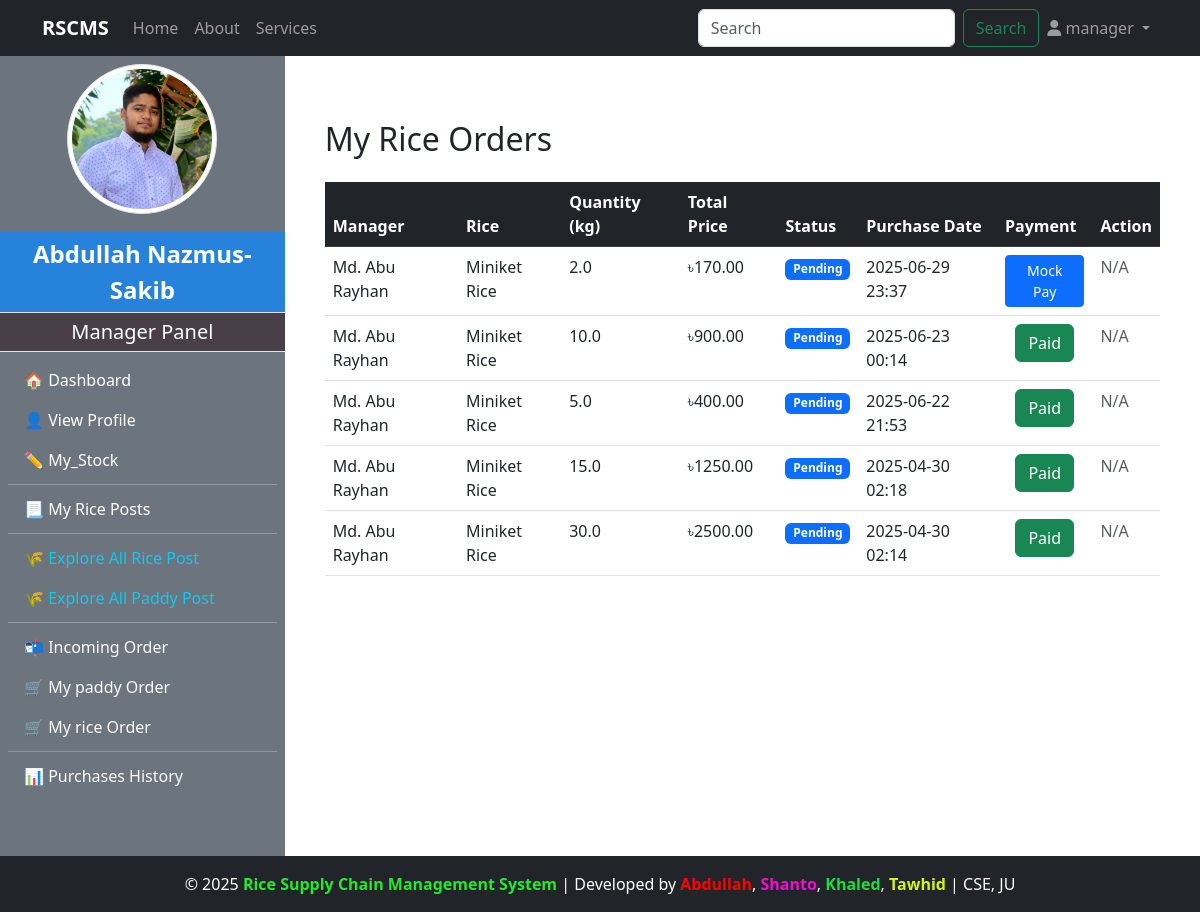
Page /manager/my_rice_orders/ (signed in) on the committed database.
### accounts/models.py (models this page shows, shortened)
class CustomUser(AbstractUser):
    ROLE_CHOICES = (
        ('admin', 'Admin'),
        ('manager', 'Manager'),
        ('customer', 'Customer'),
        ('dealer', 'Dealer'),
    )
    role = models.CharField(max_length=20, choices=ROLE_CHOICES, default='admin')

### manager/models.py (models this page shows, shortened)
class ManagerProfile(models.Model):
    user = models.OneToOneField(CustomUser,on_delete=models.CASCADE,limit_choices_to={'role':'manager'},related_name="managerprofile")
    full_name = models.CharField(max_length=100)
    phone_number = models.CharField(max_length=11)
    transaction_password = models.CharField(blank=True)
    address = models.TextField()
    mill_name = models.CharField(max_length=100)
    mill_location = models.TextField()
    profile_image = models.ImageField(upload_to="manager_profile/",blank=True,null=True)
    experience_year = models.PositiveIntegerField(blank=True, null=True)
    bio = models.TextField(blank=True)
    created_at = models.DateTimeField(auto_now_add=True)

class PurchaseRice(models.Model):
    STATUS_CHOICES = [
        ('Pending', 'Pending'),
        ('Accepted', 'Accepted'),
        ('Shipping', 'Shipping'),
        ('Delivered', 'Delivered'),
        ('Successful', 'Successful'),
        ('Cancelled', 'Cancelled'),
    ]
    manager = models.ForeignKey(CustomUser, on_delete=models.CASCADE)
    rice = models.ForeignKey(RicePost, on_delete=models.CASCADE, related_name="PurchaseRice")
    quantity_purchased = models.FloatField()
    total_price = models.DecimalField(max_digits=10, decimal_places=2)
    profit_or_loss = models.FloatField(null=True, blank=True)
    delivery_cost = models.DecimalField(max_digits=6, decimal_places=2, default=0)
    is_confirmed = models.BooleanField(default=False)
    payment = models.BooleanField(default=False)
    status = models.CharField(max_length=20, choices=STATUS_CHOICES, default='Pending')  # ✅ Add this line
    purchase_date = models.DateTimeField(auto_now_add=True)

class RicePost(models.Model):
    manager = models.ForeignKey(CustomUser,on_delete=models.CASCADE, limit_choices_to={'role':'manager'},related_name="managerPost")
    rice_name = models.CharField(max_length=200, blank=True, null=True)
    quality = models.CharField(max_length=100)
    quantity_kg = models.FloatField()
    price_per_kg = models.DecimalField(max_digits=6, decimal_places=2)
    description = models.TextField()
    is_sold = models.BooleanField(default=False)
    rice_image = models.ImageField(upload_to="rice_image/",blank=True,null=True)
    created_at = models.DateTimeField(auto_now_add=True)

### manager/views.py (the view)
# urls.py: path('my_rice_orders/', views.my_rice_order, name='my_rice_order'),
def my_rice_order(request):
    orders = PurchaseRice.objects.filter(manager=request.user).order_by("-purchase_date")
    return render(request,"manager/my_rice_order.html",{"orders":orders})

### admin_panel/context_processors.py (called while the page is built)
def admin_profile(request):
    if request.user.is_authenticated:
        try:
            admin = AdminProfile.objects.get(user=request.user)
            return {'admin': admin}
        except AdminProfile.DoesNotExist:
            return {}
    return {}

### customer/context_processors.py (called while the page is built)
def customer_profile(request):
    if request.user.is_authenticated:
        try:
            customer = CustomerProfile.objects.get(user=request.user)
            return {'customer': customer}
        except CustomerProfile.DoesNotExist:
            return {}
    return {}

### manager/context_processors.py (called while the page is built)
def manager_profile(request):
    if request.user.is_authenticated:
        try:
            manager = ManagerProfile.objects.get(user=request.user)
            return {'manager': manager}
        except ManagerProfile.DoesNotExist:
            return {}
    return {}

### manager/templates/manager/my_rice_order.html
{% extends "base.html" %}
{% load widget_tweaks %}
{% block content %}
<div class="container mt-5">
    <h2 class="mb-4">My Rice Orders</h2>
    {% if orders %}
        <table class="table table-hover">
            <thead class="table-dark">
                <tr>
                    <th>Manager</th>
                    <th>Rice</th>
                    <th>Quantity (kg)</th>
                    <th>Total Price</th>
                    <th>Status</th>
                    <th>Purchase Date</th>
                    <th>Payment</th>
                    <th>Action</th>
                </tr>
            </thead>
            <tbody>
                {% for order in orders %}
                {% if order.status != "Successful" %}
                    <tr>
                        <td>{{ order.rice.manager.managerprofile.full_name }}</td>
                        <td>{{ order.rice.rice_name }}</td>
                        <td>{{ order.quantity_purchased }}</td>
                        <td>৳{{ order.total_price }}</td>
                        <td>
                            {% if order.status == 'Cancel' %}
                            <span class="badge bg-danger">{{ order.status }}</span>
                            {% else %}
                            <span class="badge bg-primary">{{ order.status }}</span>
                            {% endif %}
                        </td>
                        <td>{{ order.purchase_date|date:"Y-m-d H:i" }}</td>
                         <td class="text-center">
                            {% if order.payment %}
                                <span class="btn btn-success">Paid</span>
                            {% else %}
                                <a href="{% url 'mock_rice_payment' order.id %}" class="btn btn-sm btn-primary">Mock Pay</a>
                            {% endif %}
                        </td>
                        <td>
                            {% if order.status == "Delivered" %}
                                {% if order.payment %}
                                <form method="post" action="{% url 'confirm_rice_delivery_done_by_other_manager' order.id %}">
                                    {% csrf_token %}
                                    <button class="btn btn-sm btn-primary">Confirm Delivery</button>
                                </form>
                                {% else %}
                                <a href="{% url 'mock_rice_payment' order.id %}" class="btn btn-sm btn-warning">Make Payment</a>
                                {% endif %}
                            {% elif order.status == "Successful" %}
                                <span class="badge bg-success">Received</span>
                            {% elif order.status == "Cancel" %}
                            {% if order.payment %}
                            <button class="btn btn-secondary">Refunding</button>
                            {% else %}
                            <span class="text-muted">N/A</span>
                            {% endif %}
                            {% else %}
                                <span class="text-muted">N/A</span>
                            {% endif %}
                        </td>
                    </tr>
                     {% endif %}
                {% endfor %}
            </tbody>
        </table>
    {% else %}
        <div class="alert alert-info">You haven't ordered any rice yet.</div>
    {% endif %}
</div>
{% endblock %}

### templates/navbar.html (shortened to what this page needs)
<nav class="navbar navbar-expand-lg navbar-dark bg-dark">
    <div class="container">
        <a class="navbar-brand fw-bold" href="http://127.0.0.1:8000/">RSCMS</a>
        <div class="collapse navbar-collapse" id="navbarNav">
            <ul class="navbar-nav me-auto">
                <li class="nav-item">
                    {% if request.user.is_authenticated %}
                    {% if request.user.role == "manager" %}
                    <a class="nav-link" href="{% url 'manager_dashboard' %}">Home</a>
                    {% elif request.user.role == "customer" %}
                    <a class="nav-link" href="{% url 'customer_dashboard' %}">Home</a>
                    {% elif request.user.role == "dealer" %}
                    <a class="nav-link" href="{% url 'dealer_dashboard' %}">Home</a>
                    {% elif request.user.role == "admin" %}
                    <a class="nav-link" href="{% url 'admin_dashboard' %}">Home</a>
                    {% endif %}
                    {% endif %}
                </li>
                <li class="nav-item">
                    <a class="nav-link" href="{% url 'about' %}">About</a>
                </li>
                <li class="nav-item">
                    <a class="nav-link" href="{% url 'services' %}">Services</a>
                </li>
            </ul>
           <form class="d-flex" action="{% url 'search' %}" method = "get">
                <input class="form-control me-2" type="search" placeholder="Search" aria-label="Search" name="query" id="search">
                <button class="btn btn-outline-success" type="submit">Search</button>
            </form>
            <ul class="navbar-nav">
                <li class="nav-item dropdown">
                    <a class="nav-link dropdown-toggle" href="#" id="userDropdown" role="button" data-bs-toggle="dropdown" aria-expanded="false">
                        <i class="fas fa-user"></i>
                        {% if request.user.is_authenticated %}
                        {{ request.user.username }}
                        {% else %}
                            Account
                        {% endif %}
                    </a>
                </li>
            </ul>
        </div>
    </div>
</nav>

### templates/SlideBar.html (shortened to what this page needs)
{% load static %}
{% if request.user.is_authenticated and request.user.role == "manager" %}
<div class="bg-secondary text-white d-flex flex-column" style="min-width: 250px; height: 100vh;" >
<div class="text-center my-2">
    {% if manager and manager.profile_image %}
        <img src="{{ manager.profile_image.url }}" class="rounded-circle img-thumbnail" style="width: 150px; height: 150px; object-fit: cover; margin-bottom: 10px;" alt="Profile Image">
    {% else %}
        <img src="{% static 'images/default_profile.png' %}" class="rounded-circle img-thumbnail" style="width: 150px; height: 150px; object-fit: cover; margin-bottom: 10px;" alt="Default Profile Image">
    {% endif %}
</div>
    <div class="sidebar-user-name p-1 fs-4 border-bottom">{{manager.full_name}}</div>
    <div class="sidebar-header p-1 fs-5 border-bottom">Manager Panel</div>
    <nav class="nav flex-column p-2">
        <a class="nav-link text-white {% if request.resolver_match.url_name == 'manager_dashboard' %}active{% endif %}" href="{% url 'manager_dashboard' %}">🏠 Dashboard</a>
        <a class="nav-link text-white {% if request.resolver_match.url_name == 'manager_profile' %}active{% endif %}" href="{% url 'manager_profile' %}">👤 View Profile</a>
        <a class="nav-link text-white {% if request.resolver_match.url_name == 'manager_stock_management' %}active{% endif %}" href="{% url 'manager_stock_management' %}">✏️ My_Stock</a>
        <hr class="my-1">
        <a class="nav-link text-white {% if request.resolver_match.url_name == 'show_my_rice_post' %}active{% endif %}" href="{% url 'show_my_rice_post' %}">📃 My Rice Posts</a>
        <hr class="my-1">
        <a class="nav-link text-info {% if request.resolver_match.url_name == 'explore_all_rice_post' %}active{% endif %}" href="{% url 'explore_all_rice_post' %}">🌾 Explore All Rice Post</a>
        <a class="nav-link text-info {% if request.resolver_match.url_name == 'explore_paddy_post' %}active{% endif %}" href="{% url 'explore_paddy_post' %}">🌾 Explore All Paddy Post</a>
        <hr class="my-1">
        <a class="nav-link text-light {% if request.resolver_match.url_name == 'incoming_order' %}active{% endif %}" href="{% url 'incoming_order' %}">📬 Incoming Order</a>
        <a class="nav-link text-light {% if request.resolver_match.url_name == 'my_paddy_order' %}active{% endif %}" href="{% url 'my_paddy_order' %}">🛒 My paddy Order</a>
        <a class="nav-link text-light {% if request.resolver_match.url_name == 'my_rice_order' %}active{% endif %}" href="{% url 'my_rice_order' %}">🛒 My rice Order</a>
        <hr class="my-1">
        <a class="nav-link text-light {% if request.resolver_match.url_name == 'purchase_history' %}active{% endif %}" href="{% url 'purchase_history' %}">📊 Purchases History</a>
    </nav>
</div>
{% endif %}

### static/manager/css/dashboard.css (style rules this page uses)
body { display: flex; min-height: 100vh; margin: 0; }
.sidebar-header { font-size: 1.5rem; padding: 10px; background-color: #493f49; text-align: center; }
.sidebar-user-name { font-size: 1.2rem; padding: 10px; background-color: #2782dc; text-align: center; font-weight: bold; }

### rows in the picture
CustomUser: user.username "manager"
ManagerProfile: profile_image (picture), full_name "Abdullah Nazmus-Sakib"
PurchaseRice: rice.manager.managerprofile.full_name "Md. Abu Rayhan", rice.rice_name "Miniket Rice", quantity_purchased "2.0", total_price "170.00", status "Pending", purchase_date "2025-06-29 23:37", payment "Mock Pay", shows "N/A"
PurchaseRice: rice.manager.managerprofile.full_name "Md. Abu Rayhan", rice.rice_name "Miniket Rice", quantity_purchased "10.0", total_price "900.00", status "Pending", purchase_date "2025-06-23 00:14", payment "Paid", shows "N/A"
PurchaseRice: rice.manager.managerprofile.full_name "Md. Abu Rayhan", rice.rice_name "Miniket Rice", quantity_purchased "5.0", total_price "400.00", status "Pending", purchase_date "2025-06-22 21:53", payment "Paid", shows "N/A"
PurchaseRice: rice.manager.managerprofile.full_name "Md. Abu Rayhan", rice.rice_name "Miniket Rice", quantity_purchased "15.0", total_price "1250.00", status "Pending", purchase_date "2025-04-30 02:18", payment "Paid", shows "N/A"
PurchaseRice: rice.manager.managerprofile.full_name "Md. Abu Rayhan", rice.rice_name "Miniket Rice", quantity_purchased "30.0", total_price "2500.00", status "Pending", purchase_date "2025-04-30 02:14", payment "Paid", shows "N/A"
